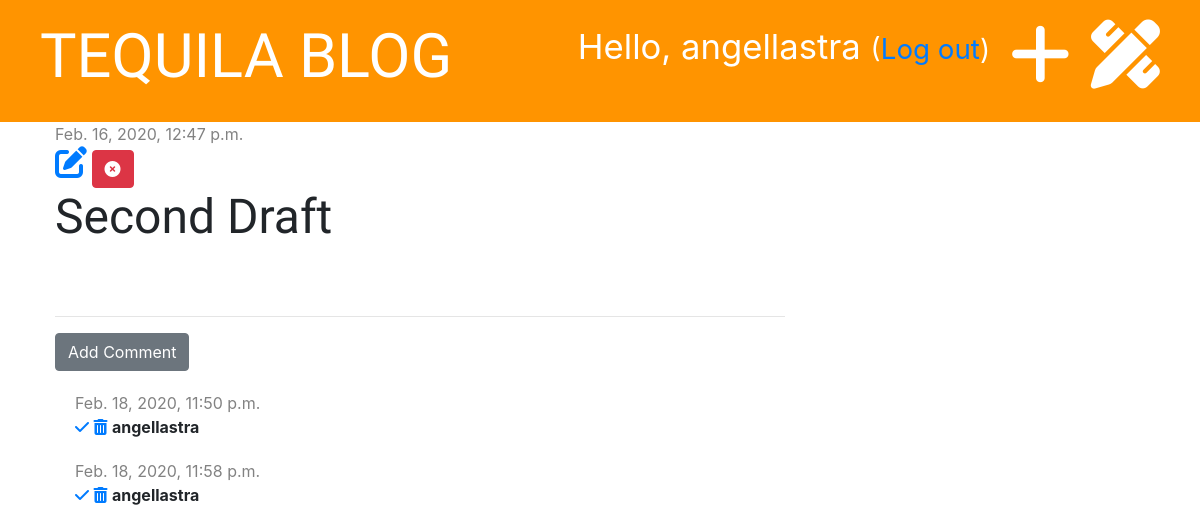
Before: /post/7 (signed in) with the older database file.
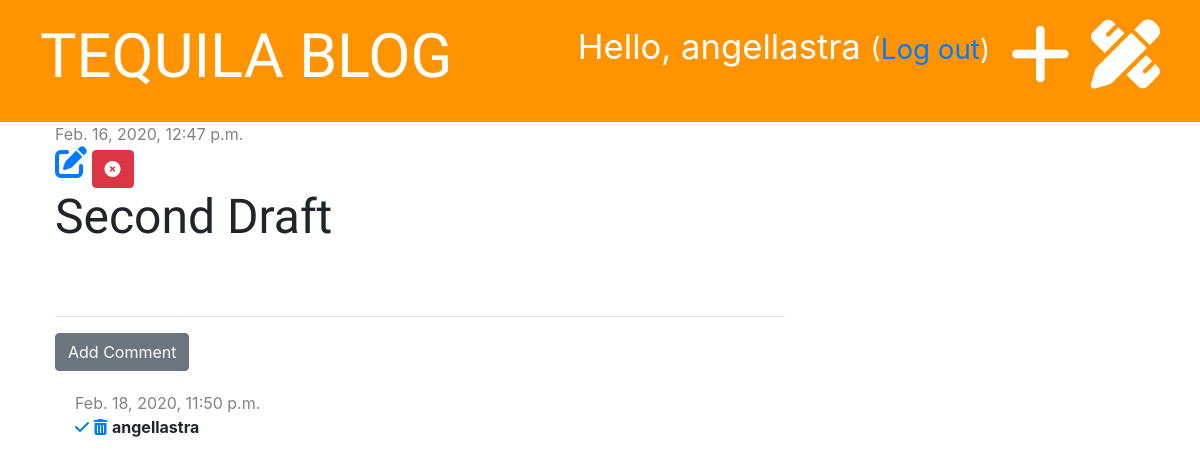
After: the same page with the newer database file.
### blog/models.py (models this page shows, shortened)
class Post(models.Model):
    author = models.ForeignKey('auth.User', on_delete=models.CASCADE)
    title = models.CharField(max_length=200)
    text = models.TextField()
    created_date = models.DateTimeField(default=timezone.now)
    published_date = models.DateTimeField(blank=True, null=True)

class Comment(models.Model):
    post = models.ForeignKey('blog.Post', on_delete=models.CASCADE, related_name='comments')
    author = models.CharField(max_length=200)
    text = models.TextField()
    created_date = models.DateTimeField(default=timezone.now)
    approved = models.BooleanField(default = False) #for approving add_comment_to_post

### blog/views.py (the view)
# urls.py: path('post/<int:pk>', views.post_detail, name='post_detail'),
def post_detail(request, pk):
    post = get_object_or_404(Post, pk=pk) #this will get the object from Post and if doesn't exist will throw a 404
    stuff_for_frontend = {'post':post}
    return render(request, 'blog/post_detail.html', stuff_for_frontend)

### blog/templatetags/markdownify.py (called while the page is built)
@register.filter
def markdown(value):
    renderer = HighlightRenderer()
    markdown = mistune.Markdown(renderer=renderer)
    return markdown(value)

### blog/templates/blog/post_detail.html (shortened to what this page needs)
{% extends 'blog/base.html' %}
{% load markdownify %}
{% block content %}
    <div class="post">
          {% if post.published_date %}
              <div class="date">
                    {{ post.published_date }}
              </div>
          {% else %}
              <a href="{% url 'post_publish' pk=post.pk %}" class="btn btn-primary">Publish</a>
          {% endif %}
          {% if user.is_authenticated %}
              <a href="{% url 'post_edit' pk=post.pk %}"><i class="fas fa-edit fa-2x"></i></a>
          {% endif %}
          <a href="{% url 'post_delete' pk=post.pk %}" class="btn btn-danger"
          onclick="return confirm('Are you sure you want to delete this post?')"><i class="fas fa-times-circle"></i></a>
          <h1>{{ post.title }}</h1>
    </div>
    <hr>
    <a href="{% url 'add_comment_to_post' pk=post.pk %}" class="btn btn-secondary">Add Comment</a>
      {% for comment in post.comments.all %}
          {% if user.is_authenticated or comment.approved %}
              <div class="comment">
                    <div class="date">
                          {{ comment.created_date }}
                    </div>
                    {% if not comment.approved and user.is_superuser %}
                        <a href="{% url 'comment_approve' pk=comment.pk %}"><i class="fas fa-check"></i></a>
                        <a href="{% url 'comment_remove' pk=comment.pk %}"><i class="fas fa-trash-alt"></i></a>
                    {% endif %}
                    <strong>{{ comment.author }}</strong>
              </div>
          {% endif %}
      {% empty %}
          <p>No comments yet ....</p>
      {% endfor %}
{% endblock %}

### blog/templates/blog/base.html (shortened to what this page needs)
{% load static %}
<!DOCTYPE html>
<html lang="en" dir="ltr">
  <head>
    <link href="https://stackpath.bootstrapcdn.com/bootstrap/4.4.1/css/bootstrap.min.css" rel="stylesheet">
    <link rel="stylesheet" href="{% static 'css/blog.css' %}" type="text/css">
    <link rel="stylesheet" href="{% static 'css/zenburn.css' %}">
  </head>
  <body>
      <div class="page-header">
            {% if user.is_authenticated %}
                <a href="{% url 'post_draft_list' %}" class="top-menu"><i class="fas fa-pencil-ruler fa-2x"></i></a>
                <a href="{% url 'post_new' %}" class="top-menu"><i class="fas fa-plus fa-2x"></i></a>
                <p class="top-menu">Hello, {{ user.username }} <small>(<a href="{% url 'logout' %}">Log out</a>)</small></p>
            {% else %}
                <a href="{% url 'login' %}" class="top-menu"><i class="fas fa-sign-in-alt fa-2x"></i></a>
            {% endif %}
            <h1><a href="{% url "post_list" %}">TEQUILA BLOG</a></h1>
      </div>
      <div class="content container">
            <div class="row">
                  <div class="col-md-8">
                      {% block content %}
                      {% endblock %}
                  </div>
            </div>
      </div>
  </body>
</html>

### blog/static/css/blog.css (style rules this page uses)
.page-header { background-color: #ff9400; margin-top: 0; padding: 20px 20px 20px 40px; }
.page-header h1, .page-header h1 a { color: #ffffff; font-size: 46pt; text-decoration: none; }
.content { margin-left: 40px; }
h1, h2, h3, h4 { font-family: 'Tangerine', 'Inconsolata', 'Droid Sans', serif; font-size: 48px; }
.date { color: #828282; }
.post { margin-bottom: 70px; }
.top-menu { color: #ffffff; float: right; font-size: 26pt; margin-right: 20px; }
.comment { margin: 20px 20px 20px 20px; }

Changed rows visible on the page:
removed Comment: created_date "Feb. 18, 2020, 11:58 p.m.", approved False (drawn), author "angellastra"
